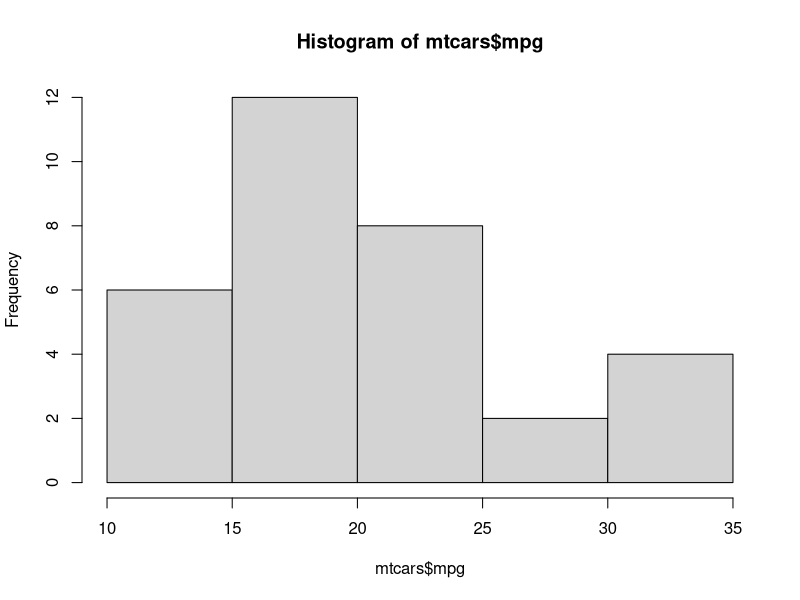
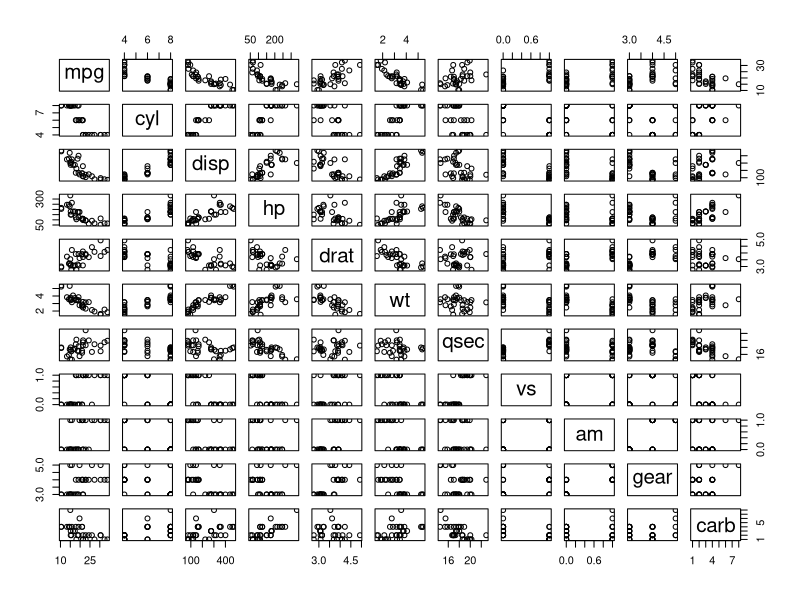

R code for these plots, in order:
## ---- chunk 1
knitr::opts_chunk$set(echo = TRUE)
knitr::opts_chunk$set(fig.width=8, fig.height=6)
## ---- chunk 2
data(mtcars)
head(mtcars)
summary(mtcars)
hist(mtcars$mpg)
plot(mtcars)
